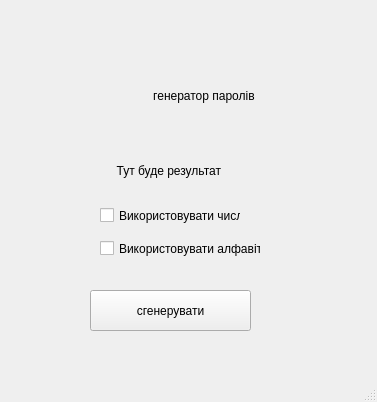
<?xml version="1.0" encoding="UTF-8"?>
<ui version="4.0">
 <class>MainWindow</class>
 <widget class="QMainWindow" name="MainWindow">
  <property name="geometry">
   <rect>
    <x>0</x>
    <y>0</y>
    <width>377</width>
    <height>402</height>
   </rect>
  </property>
  <property name="windowTitle">
   <string>MainWindow</string>
  </property>
  <widget class="QWidget" name="centralwidget">
   <widget class="QPushButton" name="pushButton">
    <property name="geometry">
     <rect>
      <x>90</x>
      <y>290</y>
      <width>161</width>
      <height>41</height>
     </rect>
    </property>
    <property name="text">
     <string>сгенерувати</string>
    </property>
   </widget>
   <widget class="QLabel" name="label">
    <property name="geometry">
     <rect>
      <x>90</x>
      <y>80</y>
      <width>231</width>
      <height>31</height>
     </rect>
    </property>
    <property name="text">
     <string>                   генератор паролів</string>
    </property>
   </widget>
   <widget class="QLabel" name="label_2">
    <property name="geometry">
     <rect>
      <x>90</x>
      <y>140</y>
      <width>241</width>
      <height>61</height>
     </rect>
    </property>
    <property name="text">
     <string>        Тут буде результат</string>
    </property>
   </widget>
   <widget class="QCheckBox" name="checkBox">
    <property name="geometry">
     <rect>
      <x>100</x>
      <y>240</y>
      <width>161</width>
      <height>17</height>
     </rect>
    </property>
    <property name="text">
     <string>Використовувати алфавіт</string>
    </property>
   </widget>
   <widget class="QCheckBox" name="checkBox_2">
    <property name="geometry">
     <rect>
      <x>100</x>
      <y>200</y>
      <width>141</width>
      <height>31</height>
     </rect>
    </property>
    <property name="text">
     <string>Використовувати числа</string>
    </property>
   </widget>
  </widget>
  <widget class="QMenuBar" name="menubar">
   <property name="geometry">
    <rect>
     <x>0</x>
     <y>0</y>
     <width>377</width>
     <height>21</height>
    </rect>
   </property>
  </widget>
  <widget class="QStatusBar" name="statusbar"/>
 </widget>
 <resources/>
 <connections/>
</ui>
